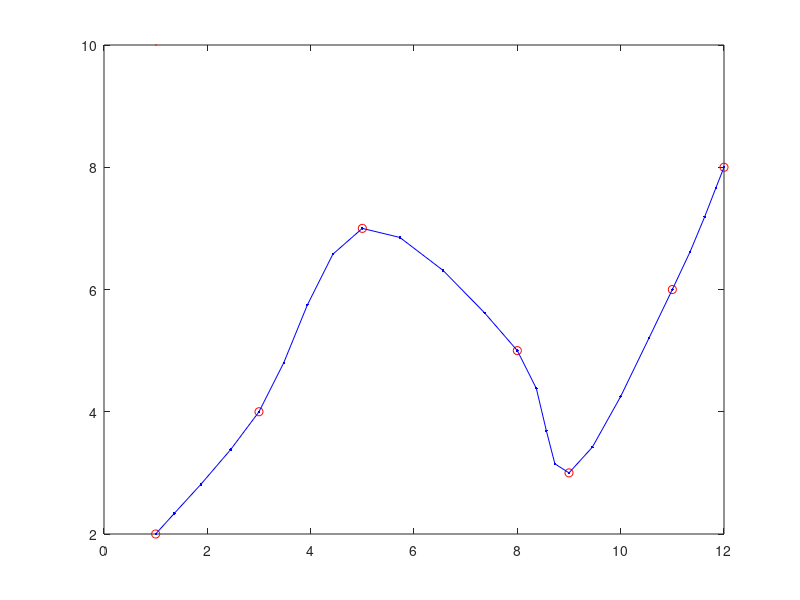

Write MATLAB code to recreate this figure.
%% Catmull-Rom Spline algorithm 

% 1.- Define data points to fit and establish total number
PointsSet = [1,2; 3, 4; 5, 7; 8, 5; 9, 3; 11, 6; 12, 8];
Nps = length(PointsSet);
figure(1)
plot(PointsSet(:,1),PointsSet(:,2),'or',MarkerSize=10)

% 2.- Define number of points to include per segment and generate points
% vector parameter t
NpsCR = 5;
t = linspace(0,1,NpsCR);


% 3.- Make iterations to fit segments between 4 points (3 different)
pointTt = [];
CRp = [];
for i = 1:1:Nps-1
    % 3.1.- Establish control points 
    p0 = PointsSet(max(i-1,1),:);
    p1 = PointsSet(i,:);
    p2 = PointsSet(i+1,:);
    p3 = PointsSet(min(i+2,Nps),:);
    for j = 1:1:length(t)
        pointT = (1/2)*((2*p1)+((-p0+p2)*t(j))+(((2*p0)-(5*p1)+(4*p2)-p3)*(t(j)^2))+((-p0+(3*p1)-(3*p2)+p3)*(t(j)^3)));
        pointTt = [pointTt; pointT];
    end
    CRp = [CRp; pointTt];
    pointTt = [];
end

hold on
plot(CRp(:,1),CRp(:,2),'.-b',MarkerSize=10)